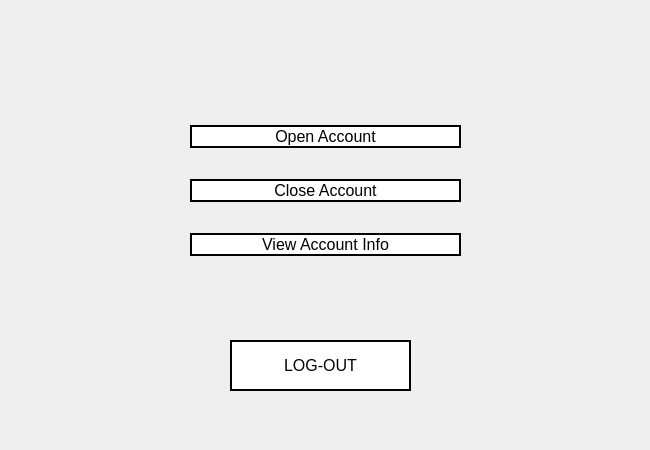
<?xml version="1.0" encoding="UTF-8"?>
<ui version="4.0">
 <class>admin_hp</class>
 <widget class="QMainWindow" name="admin_hp">
  <property name="geometry">
   <rect>
    <x>0</x>
    <y>0</y>
    <width>650</width>
    <height>450</height>
   </rect>
  </property>
  <property name="minimumSize">
   <size>
    <width>650</width>
    <height>450</height>
   </size>
  </property>
  <property name="maximumSize">
   <size>
    <width>650</width>
    <height>450</height>
   </size>
  </property>
  <property name="windowTitle">
   <string>Admin HomePage</string>
  </property>
  <property name="windowIcon">
   <iconset>
    <normaloff>icon.png</normaloff>icon.png</iconset>
  </property>
  <property name="styleSheet">
   <string notr="true">QWidget#centralwidget{
border-image: url(./gradient.png);
}

QPushButton{
background: transparent;
background-color: white;
border: 2px solid black;
}

QPushButton:hover{
background-color: rgb(30, 30, 30);
color: white;
}

QPushButton:pressed
{
font: bold;
}

</string>
  </property>
  <widget class="QWidget" name="centralwidget">
   <widget class="QWidget" name="verticalLayoutWidget">
    <property name="geometry">
     <rect>
      <x>190</x>
      <y>100</y>
      <width>271</width>
      <height>181</height>
     </rect>
    </property>
    <layout class="QVBoxLayout" name="verticalLayout">
     <item>
      <widget class="QPushButton" name="sys_open">
       <property name="font">
        <font>
         <pointsize>12</pointsize>
        </font>
       </property>
       <property name="cursor">
        <cursorShape>PointingHandCursor</cursorShape>
       </property>
       <property name="text">
        <string>Open Account</string>
       </property>
      </widget>
     </item>
     <item>
      <widget class="QPushButton" name="sys_close">
       <property name="font">
        <font>
         <pointsize>12</pointsize>
        </font>
       </property>
       <property name="cursor">
        <cursorShape>PointingHandCursor</cursorShape>
       </property>
       <property name="text">
        <string>Close Account</string>
       </property>
      </widget>
     </item>
     <item>
      <widget class="QPushButton" name="sys_info">
       <property name="font">
        <font>
         <pointsize>12</pointsize>
        </font>
       </property>
       <property name="cursor">
        <cursorShape>PointingHandCursor</cursorShape>
       </property>
       <property name="text">
        <string>View Account Info</string>
       </property>
      </widget>
     </item>
    </layout>
   </widget>
   <widget class="QPushButton" name="sys_logout">
    <property name="geometry">
     <rect>
      <x>230</x>
      <y>340</y>
      <width>181</width>
      <height>51</height>
     </rect>
    </property>
    <property name="font">
     <font>
      <pointsize>12</pointsize>
     </font>
    </property>
    <property name="cursor">
     <cursorShape>PointingHandCursor</cursorShape>
    </property>
    <property name="text">
     <string>LOG-OUT</string>
    </property>
   </widget>
  </widget>
 </widget>
 <resources/>
 <connections/>
</ui>
